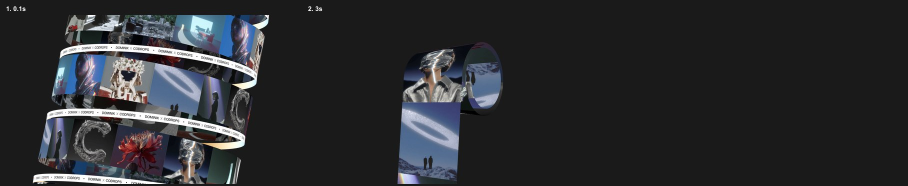
#> input picture skills/video-add-motion-graphics/recipes/codrops/_review/kinetic-images-alignment-evidence/contact-sheet.jpg, 1816 x 372 px (shown at 1/2 size)
$ python -i candidate_analysis.py   (imports and definitions only)
#> lines starting #> are read from the running program, lines starting #| are printed output that depends on the picture
#> further down, picture is the input picture: PIL image 1816x372 RGB; mean R, G, B 43.8, 45.1, 48.1
"""Collect, analyze, rank, and bind explainable B-roll candidate shortlists."""

import argparse
import copy
import hashlib
import html
import json
import math
import os
import re
import shutil
import subprocess
import sys
import tempfile
import uuid
from datetime import datetime
from pathlib import Path

from PIL import Image, ImageChops, ImageDraw, ImageFilter, ImageStat

sys.path.insert(0, str(Path(__file__).resolve().parents[2] / "video-understand" / "scripts"))
import projectlib

import broll_plan
import pexels


SAMPLE_FRACTIONS = (0.10, 0.30, 0.50, 0.70, 0.90)
SCORE_FIELDS = ("semantic_fit", "context_fit", "composition_fit", "style_fit")
TEXT_LOGO_RISKS = {0, 1, 2, 3, 4, "uncertain"}
SEMANTIC_ROLES = {"direct", "supportive", "atmospheric"}
ANALYSIS_CACHE = Path("work/cache/b-roll/candidate-analysis")
ANALYSIS_MEDIA = ANALYSIS_CACHE / "media"
ANALYSIS_FRAMES = ANALYSIS_CACHE / "frames"


# [74 lines left out: functions canonical_sha256, _sha256, write_json, _finite, _valid_timestamp, _inside and 2 more, not called in this run]


def _safe_name(value):
    name = re.sub(r"[^a-zA-Z0-9._-]+", "-", str(value)).strip("-.")
    return name or "candidate"


# [216 lines left out: functions merge_query_results, _validate_search_context, search_plan, duration_classification, reclassify_durations, _extract_frame and 1 more, not called in this run]


def _perceptual_hash(gray):
    small = gray.resize((8, 8), Image.Resampling.LANCZOS)
    values = list(small.get_flattened_data()) if hasattr(small, "get_flattened_data") else list(small.getdata())
    average = sum(values) / len(values)
    bits = "".join("1" if value >= average else "0" for value in values)
    return f"{int(bits, 2):016x}"


# [9 lines left out: function _center_crop, not called in this run]


def _frame_metrics(image, previous_gray=None):
    gray = image.convert("L")
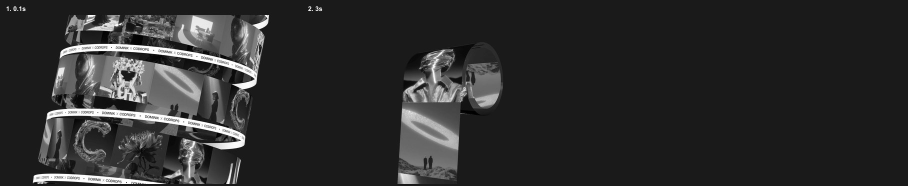
#> gray: PIL image 1816x372 L (shown at 1/2 size); min 0, max 255, mean 45.1
    histogram = gray.histogram()
#> histogram = 256 values, max 491912 at index 26, min 141 at index 0, mean 2638.9
    pixels = max(1, image.width * image.height)
#> pixels = 675552
    luma = sum(index * count for index, count in enumerate(histogram)) / pixels
#> luma = 45.06
    edge = ImageStat.Stat(gray.filter(ImageFilter.FIND_EDGES)).mean[0]
#> edge = 8.35
    motion = None
    if previous_gray is not None:
        left = previous_gray.resize((64, 64), Image.Resampling.BILINEAR)
        right = gray.resize((64, 64), Image.Resampling.BILINEAR)
        motion = ImageStat.Stat(ImageChops.difference(left, right)).mean[0] / 255.0
    return {
        "average_luma": round(luma, 6),
        "black_clip_ratio": round(sum(histogram[:17]) / pixels, 6),
        "highlight_clip_ratio": round(sum(histogram[240:]) / pixels, 6),
        "edge_detail_energy": round(edge, 6),
        "perceptual_hash": _perceptual_hash(gray),
        "adjacent_frame_change": None if motion is None else round(motion, 6),
    }, gray
#> in _perceptual_hash, `values = list(small.get_flattened_data()) if hasattr(small, "get_flatt..`: values = 64 values, max 123 at index 25, min 19 at index 11, mean 45.69
#> in _perceptual_hash, `average = sum(values) / len(values)`: average = 45.69


# [83 lines left out: functions _contact_sheet, sample_media, not called in this run]


def _hamming(left, right):
    return (int(left, 16) ^ int(right, 16)).bit_count()


# [34 lines left out: function duplicate_evidence, not called in this run]


def _candidate_ref(shot_id, candidate_id):
    return {"shot_id": shot_id, "candidate_id": candidate_id}


# [533 lines left out: functions _ref_key, _identity_evidence, _perceptual_distance, _source_terms, _series_evidence, _connected_groups and 5 more, not called in this run]


def _provider_key(candidate):
    provider_id = candidate.get("provider_id")
    return (provider_id if isinstance(provider_id, int) and not isinstance(provider_id, bool) else 2 ** 63, str(candidate.get("candidate_id")))


# [283 lines left out: functions _ranking_key, rank_candidates, _work_relative, bind_ranking, acquire_shortlist, not called in this run]


def _ranking_map(ranking):
    return {shot["shot_id"]: {item["candidate_id"]: item for item in shot.get("candidates", []) if isinstance(item, dict)} for shot in ranking.get("shots", []) if isinstance(shot, dict)}


# [160 lines left out: functions publish_review_packet, _canonical_output, _write_coverage_summary, not called in this run]


def _json_ready(value):
    if isinstance(value, Path): return value.as_posix()
    raise TypeError(f"not JSON serializable: {type(value).__name__}")


# [49 lines left out: function main, not called in this run]


# [2 lines not run here, left out]

>>> from PIL import Image
>>> picture = Image.open('../../video-add-motion-graphics/recipes/codrops/_review/kinetic-images-alignment-evidence/contact-sheet.jpg')
>>> result = _frame_metrics(picture)
